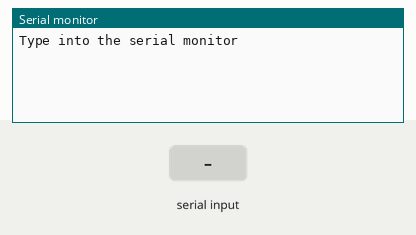
Recording of a program running on a simulated Arduino Uno, built with avr-gcc and run on an emulated ATmega328P. Shown: the last lines printed to the serial monitor. Inputs (shaded band) come from the test bench.

Above: at 1.2 s.
1.3 s: "1" received over Serial
At 2.5 s:
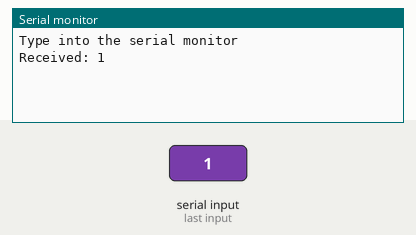
2.8 s: "0" received over Serial
At 3.9 s:
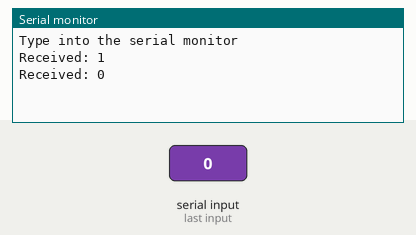
4.3 s: "2" received over Serial
At 5.1 s:
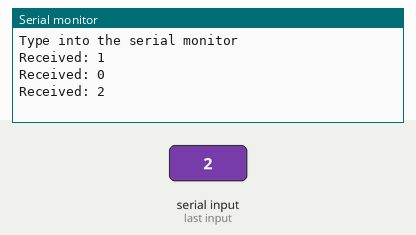

The program:

main.cpp
```cpp
// Load in our dependencies
#include "Arduino.h"

// DEV: We decided to skip the LED portion of the example

// Define our constants
int SERIAL_DATA_RATE = 9600; // bps
String PROMPT = "Type into the serial monitor";

// Define our main logic
void setup()
{
  // Listen t our serial port
  Serial.begin(SERIAL_DATA_RATE);

  // Prompt for initial input
  Serial.println(PROMPT);
}

void loop()
{

  // Wait for input data
  if (Serial.available() > 0) {
    // Read in our data
    String comdata = "";
    while (Serial.available() > 0) {
      comdata += char(Serial.read());
    }

    // Output our data
    Serial.println("Received: " + comdata);
  }
}
```

Measured:
- after the input at 1.3 s, the serial monitor: prints a new line at once (image 1)
- after the input at 2.8 s, the serial monitor: prints a new line at once (image 2)
- after the input at 4.3 s, the serial monitor: prints a new line at once (image 3)
